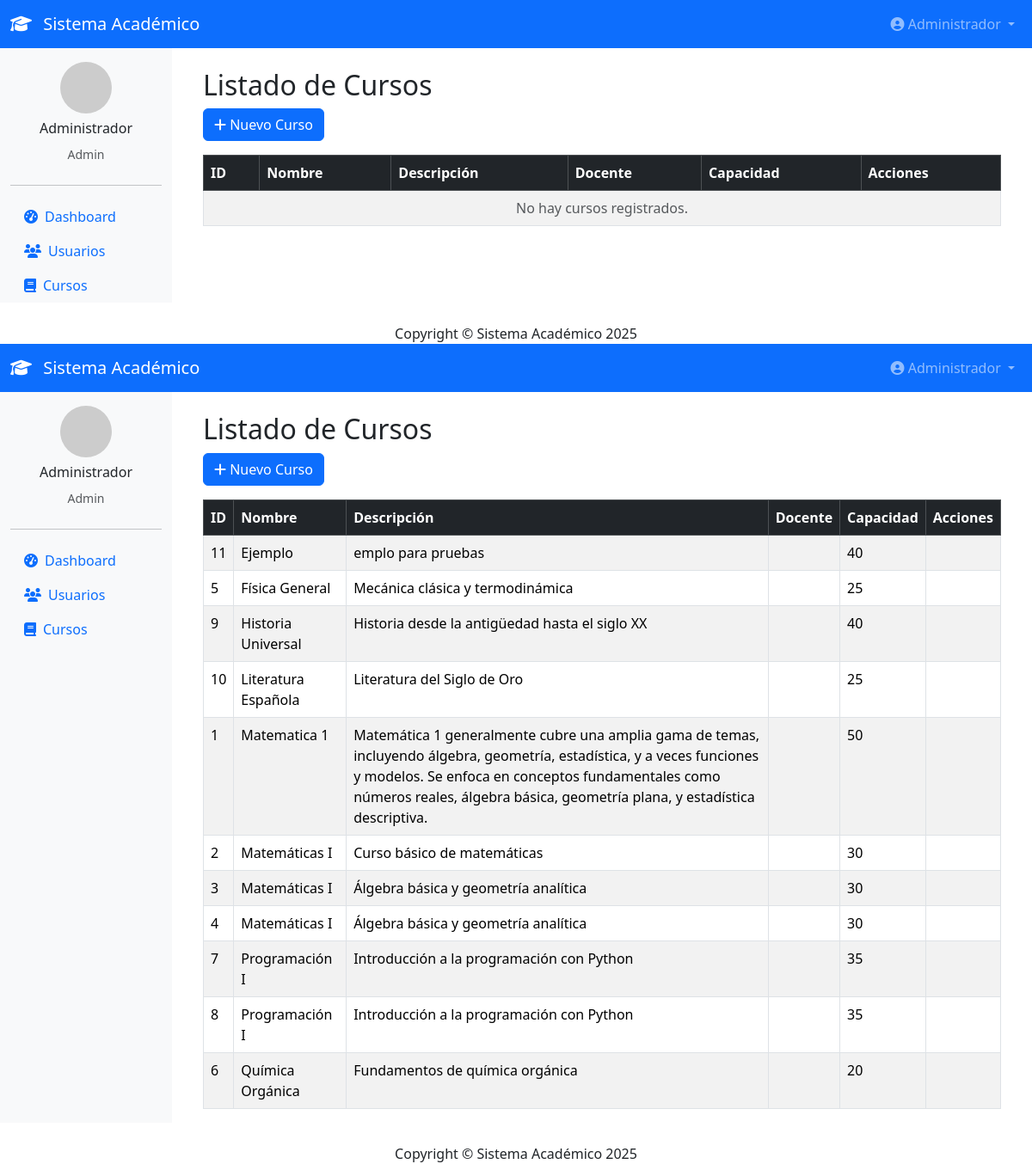
The page /admin/admin/index.php?accion=cursos (signed in) on the database its author committed.
### tables this page shows
CREATE TABLE `cursos` (
  `id_curso` int(11) NOT NULL AUTO_INCREMENT,
  `nombre_curso` varchar(100) NOT NULL,
  `descripcion` text DEFAULT NULL,
  `id_docente` int(11) NOT NULL,
  `contrasena` varchar(255) NOT NULL,
  `capacidad` int(11) NOT NULL DEFAULT 50,
  `grupo` enum('A','B') DEFAULT NULL,
  PRIMARY KEY (`id_curso`),
  KEY `id_docente` (`id_docente`),
  CONSTRAINT `cursos_ibfk_1` FOREIGN KEY (`id_docente`) REFERENCES `usuarios` (`id_usuario`) ON DELETE CASCADE
);

### admin/controllers/CursoController.php (called while the page is built, shortened)
<?php
require_once __DIR__ . '/../models/CursoModel.php';
class CursoController {
    private $cursoModel;
    public function __construct() {
        $this->cursoModel = new CursoModel();
    }
    public function listar() {
        $cursos = $this->cursoModel->listarCursos();
        include '../views/cursos_listado.php';
    }
}
include __DIR__ . '/../views/cursos_listado.php';
?>

### admin/models/CursoModel.php (called while the page is built, shortened)
<?php
require_once __DIR__ . '/../../includes/conexion.php';
class CursoModel {
    private $pdo;
    public function __construct() {
        global $pdo;
        $this->pdo = $pdo;
    }
    public function listarCursos() {
        $sql = "SELECT c.*, u.nombre as docente FROM cursos c JOIN usuarios u ON c.id_docente = u.id_usuario ORDER BY c.nombre_curso";
        $stmt = $this->pdo->prepare($sql);
        $stmt->execute();
        return $stmt->fetchAll();
    }
}
?>

### admin/views/cursos_listado.php (the view)
<?php
include __DIR__ . '/../../includes/header.php';
$cursos = $cursos ?? [];
?>
<div class="container mt-4">
    <h2>Listado de Cursos</h2>
    <a href="../index.php?accion=cursos_crear" class="btn btn-primary mb-3">
        <i class="fas fa-plus"></i> Nuevo Curso
    </a>
    <table class="table table-bordered table-striped">
        <thead class="table-dark">
            <tr>
                <th>ID</th>
                <th>Nombre</th>
                <th>Descripción</th>
                <th>Docente</th>
                <th>Capacidad</th>
                <th>Acciones</th>
            </tr>
        </thead>
        <tbody>
            <?php if (count($cursos) > 0): ?>
                <?php foreach ($cursos as $curso): ?>
                    <tr>
                        <td><?= $curso['id_curso'] ?></td>
                        <td><?= htmlspecialchars($curso['nombre_curso']) ?></td>
                        <td><?= htmlspecialchars($curso['descripcion']) ?></td>
                        <td><?= htmlspecialchars($curso['docente_nombre']) ?></td>
                        <td><?= htmlspecialchars($curso['capacidad']) ?></td>
                        <td>
                        </td>
                    </tr>
                <?php endforeach; ?>
            <?php else: ?>
                <tr>
                    <td colspan="6" class="text-center text-muted">No hay cursos registrados.</td>
                </tr>
            <?php endif; ?>
        </tbody>
    </table>
</div>
<?php include __DIR__ . '/../../includes/footer.php'; ?>

### rows shown on the page
cursos: id_curso "11", nombre_curso "Ejemplo", descripcion "emplo para pruebas", capacidad "40"
cursos: id_curso "5", nombre_curso "Física General", descripcion "Mecánica clásica y termodinámica", capacidad "25"
cursos: id_curso "9", nombre_curso "Historia Universal", descripcion "Historia desde la antigüedad hasta el siglo XX", capacidad "40"
cursos: id_curso "10", nombre_curso "Literatura Española", descripcion "Literatura del Siglo de Oro", capacidad "25"
cursos: id_curso "1", nombre_curso "Matematica 1", descripcion "Matemática 1 generalmente cubre una amplia gama de temas, incluyendo álgebra, geometría, estadística, y a veces funciones y modelos. Se enfoca en conceptos fundamentales como números reales, álgebra básica, geometría plana, y estadística descriptiva.", capacidad "50"
cursos: id_curso "2", nombre_curso "Matemáticas I", descripcion "Curso básico de matemáticas", capacidad "30"
cursos: id_curso "3", nombre_curso "Matemáticas I", descripcion "Álgebra básica y geometría analítica", capacidad "30"
cursos: id_curso "4", nombre_curso "Matemáticas I", descripcion "Álgebra básica y geometría analítica", capacidad "30"
cursos: id_curso "7", nombre_curso "Programación I", descripcion "Introducción a la programación con Python", capacidad "35"
cursos: id_curso "8", nombre_curso "Programación I", descripcion "Introducción a la programación con Python", capacidad "35"
cursos: id_curso "6", nombre_curso "Química Orgánica", descripcion "Fundamentos de química orgánica", capacidad "20"

### other values the page prints
$_SESSION['nombre'] "Administrador Administrador"
$_SESSION['rol'] "Admin Admin"
